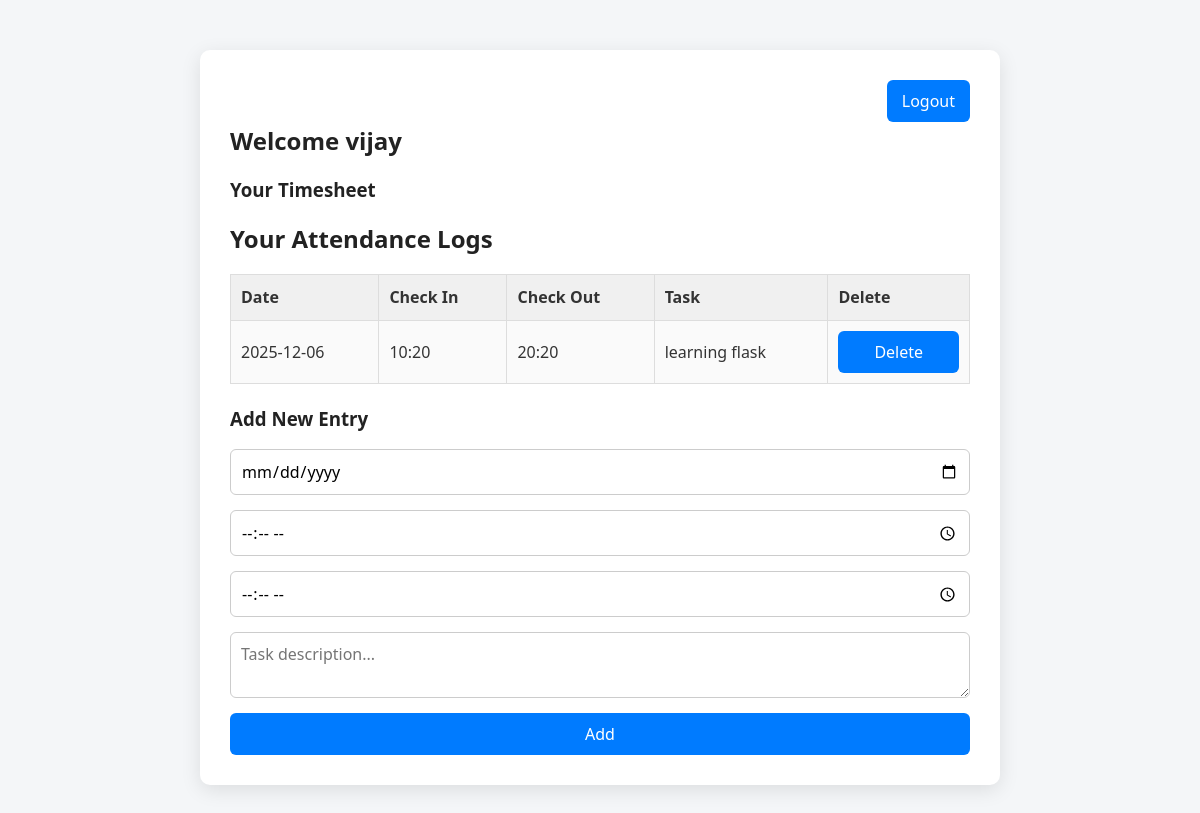
The app's page /dashboard (signed in) with its own data.
### tables this page shows
CREATE TABLE users (
                    user_id INTEGER PRIMARY KEY AUTOINCREMENT,
                    username TEXT UNIQUE NOT NULL,
                    password TEXT NOT NULL
                );

CREATE TABLE timesheet (
                    SNO INTEGER PRIMARY KEY AUTOINCREMENT,
                    user_id INTEGER NOT NULL, 
                    clockIn TIME NOT NULL,
                    clockOut TIME NOT NULL,
                    date DATE NOT NULL,
                    tasks TEXT NOT NULL,
                    FOREIGN KEY (user_id) REFERENCES users(user_id)
                );

### app.py (the view, shortened to what this page needs)
    @app.route('/dashboard', methods=['GET', 'POST'])
    def dashboard():
        if 'user_id' not in session:
            return redirect(url_for('login'))
        db = get_db()
        db.row_factory = sqlite3.Row
        logs = db.execute(
            "SELECT * FROM timesheet WHERE user_id = ?",
            (session['user_id'],)
        ).fetchall()
        user = db.execute(
            "SELECT * FROM users WHERE user_id = ?",
            (session['user_id'],)
        ).fetchone()
        return render_template('dashboard.html', user=user, logs=logs)

### dbconnection.py (called while the page is built)
def get_db():
    db = getattr(g, '_database', None)
    if db is None:
        db_path = current_app.config.get('DATABASE')
        if db_path is None:
            raise ValueError("DATABASE configuration not set in app.py")
        db = g._database = sqlite3.connect(db_path)
        db.row_factory = sqlite3.Row
        db.execute("PRAGMA foreign_keys = ON")
    return db

def close_connection(exception=None):
    db = getattr(g, '_database', None)
    if db is not None:
        db.close()

### templates/dashboard.html (shortened to what this page needs)
<!DOCTYPE html>
<html lang="en">
<head>
    <link rel="stylesheet" href="{{ url_for('static', filename='css/style.css') }}">
</head>
<body>
    <div class="container">
        <div style="text-align:right;">
            <a href="{{ url_for('logout') }}">
                <button>Logout</button>
            </a>
        </div>
        <h2>Welcome {{ user['username'] }}</h2>
        <h3>Your Timesheet</h3>
        <h2>Your Attendance Logs</h2>
        {% if logs|length == 0 %}
            <p>No logs found. Add your first entry!</p>
        {% else %}
            <table>
                <tr>
                    <th>Date</th>
                    <th>Check In</th>
                    <th>Check Out</th>
                    <th>Task</th>
                    <th>Delete</th>
                </tr>
                {% for log in logs %}
                <tr>
                    <td>{{ log['date'] }}</td>
                    <td>{{ log['clockIn'] }}</td>
                    <td>{{ log['clockOut'] }}</td>
                    <td>{{ log['tasks'] }}</td>
                    <td>
                        <form action="{{ url_for('delete_log', log_id=log['SNO']) }}" method="POST"
                              onsubmit="return confirm('Delete this entry?')">
                            <button>Delete</button>
                        </form>
                    </td>
                </tr>
                {% endfor %}
            </table>
        {% endif %}
        <h3>Add New Entry</h3>
        <form method="POST">
            <input type="date" name="date" required>
            <input type="time" name="clockIn" required>
            <input type="time" name="clockOut" required>
            <textarea name="tasks" placeholder="Task description..." required></textarea>
            <button type="submit">Add</button>
        </form>
    </div>
</body>
</html>

### static/css/style.css (style rules this page uses)
* { box-sizing: border-box; margin: 0; padding: 0; font-family: 'Segoe UI', Tahoma, Geneva, Verdana, sans-serif; }
body { background-color: #f4f6f8; color: #333; line-height: 1.6; min-height: 100vh; }
.container { max-width: 800px; margin: 50px auto; background-color: #fff; padding: 30px; border-radius: 10px; box-shadow: 0px 5px 20px rgba(0,0,0,0.1); }
h1, h2, h3 { margin-bottom: 15px; color: #222; }
form { display: flex; flex-direction: column; gap: 15px; }
input[type="text"], input[type="password"], input[type="date"], input[type="time"], textarea { padding: 10px; border: 1px solid #ccc; border-radius: 6px; width: 100%; font-size: 1rem; }
textarea { resize: vertical; }
button, input[type="submit"] { padding: 10px 15px; background-color: #007bff; color: white; border: none; border-radius: 6px; cursor: pointer; font-size: 1rem; transition: background-color 0.3s ease; }
a { color: #007bff; text-decoration: none; }
table { width: 100%; border-collapse: collapse; margin-bottom: 20px; }
th, td { padding: 10px; border: 1px solid #ddd; text-align: left; }
th { background-color: #f0f0f0; }
tr:nth-child(even) { background-color: #fafafa; }

### records on screen
users: username "vijay"
timesheet: date "2025-12-06", clockIn "10:20", clockOut "20:20", tasks "learning flask"
